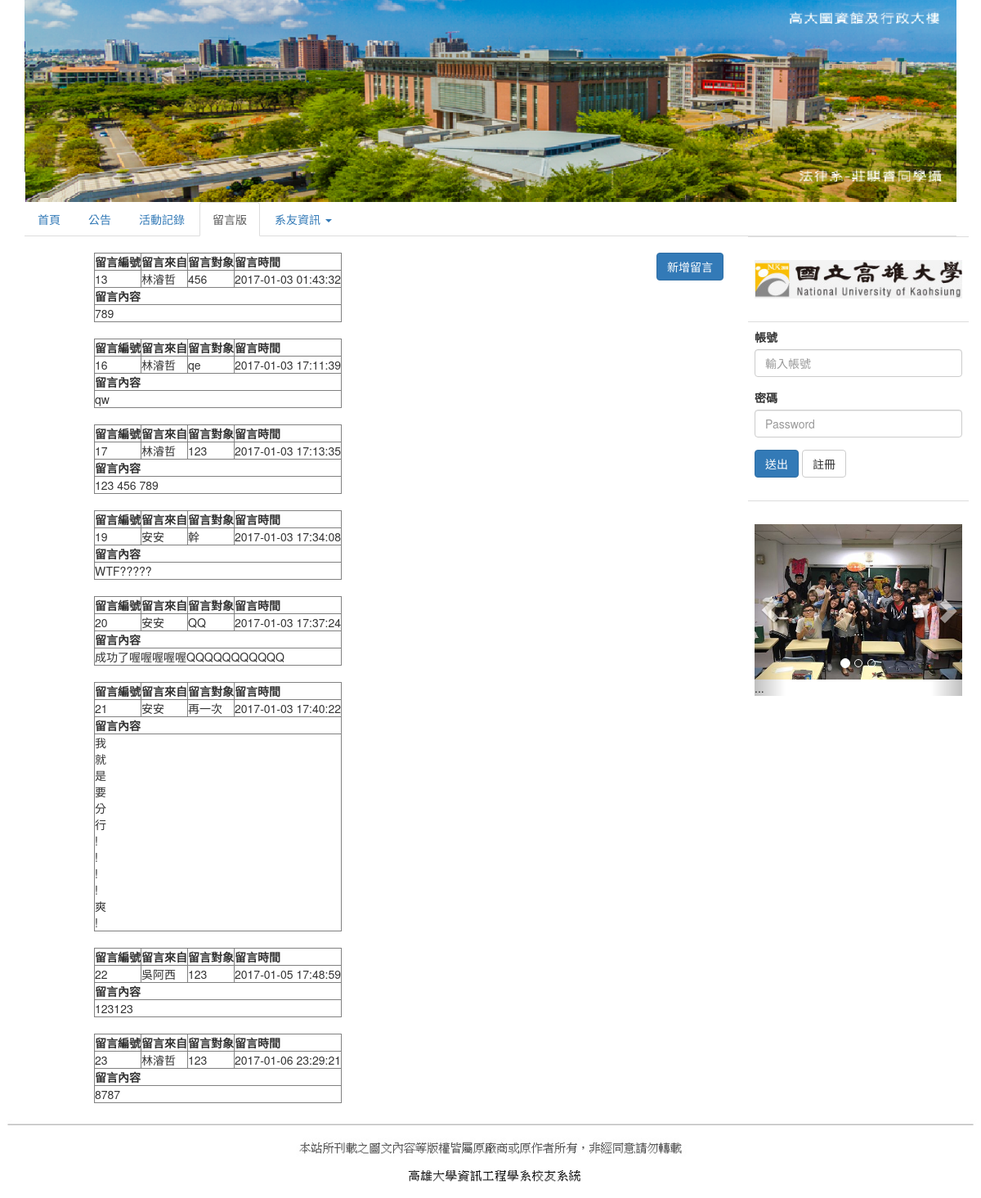
The app's page /mesboard.php with its own data.
### tables this page shows
CREATE TABLE `msgboard` (
  `MsgNo` int(4) NOT NULL,
  `MsgContent` text NOT NULL,
  `MsgTo` char(30) NOT NULL,
  `MsgTime` datetime NOT NULL
);

CREATE TABLE `member` (
  `Account` char(30) NOT NULL,
  `Password` char(30) NOT NULL,
  `MemNo` int(4) NOT NULL,
  `Name` char(10) NOT NULL,
  `Sex` char(4) NOT NULL,
  `FB` char(30) NOT NULL,
  `Line` char(30) NOT NULL,
  `Email` char(30) NOT NULL,
  `Phone` char(30) NOT NULL,
  `JoinTime` datetime NOT NULL,
  `Photo` char(255) DEFAULT 'NoImage.jpg'
);

### mesboard.php (the view, shortened to what this page needs)
<!DOCTYPE html>
<html lang="zh-Hant">
  <head>
    <link href="css/bootstrap.min.css" rel="stylesheet">
  </head>
  <body>
<div class="container">
	<div class="row">
		<div class="col-xs-12 col-sm-12">
			<img src="image/TopBar.png" class="img-responsive" alt="Responsive image">
		</div>
	</div>
	<div class="row">
	  <div class="col-xs-12 col-sm-12">
			<ul class="nav nav-tabs">
			<li role="presentation"><a href="homepage2.php">首頁</a></li>
			<li role="presentation"><a href="publish.php?Page=1">公告</a></li>
			<li role="presentation"><a href="activity.php?Page=1">活動記錄</a></li>
			<li role="presentation"  class="active"><a href="mesboard.php">留言版</a></li>
			<li role="presentation" class="dropdown">
				<a class="dropdown-toggle" data-toggle="dropdown" href="#" role="button" aria-expanded="false">
				  系友資訊 <span class="caret"></span>
				</a>
			</li>
			</ul>
		</div>
	<div class="row">
	  <div class="col-xs-1 col-sm-1">
	  </div>
	  <div class="col-xs-6 col-sm-6">
		<?php
	$AllMsg=mysql_query("select ms.MsgNo,MsgContent,MsgTo,MsgTime,Name
						from msgboard ms natural join message me natural join member m
						order by `MsgNo`");
	for($i=1 ; $i<=mysql_num_rows($AllMsg) ; $i++){
		$rs=mysql_fetch_assoc($AllMsg);
	?>
		<table border=1>
		<tbody>
		　 <tr>
			<th>留言編號</th>
			 <th>留言來自</th>
		　　 <th>留言對象</th>
			 <th>留言時間</th>
		　</tr>
		  <tr>
			<td><?php echo $rs["MsgNo"];?></td>
			<td><?php echo $rs["Name"];?></td>
		　　<td><?php echo $rs["MsgTo"];?></td>
			<td><?php echo $rs["MsgTime"];?></td>
		  </tr>
		  <tr>
			<th colspan="4">留言內容</th>
		  </tr>
		  <tr>
			<?php $text =$rs["MsgContent"];?>
		　　<td colspan="4"><?php echo nl2br("$text");?></td>
		  </tr>
		</tbody>
		</table>
		<?php }?>
		</div>
	  <div class="col-xs-2 col-sm-2">
		</br><div style="text-align:right;"><a href="mes1.php" class="btn btn-primary" role="button">新增留言</a></div>
	  </div>
	  <div class="col-xs-3 col-sm-3">
		  <table class="table">
		  <tr><td>
		  <br><a href="http://www.nuk.edu.tw/bin/home.php"><img src="image/logo.jpg" class="img-responsive" alt="Responsive image"></a><br>
		  </td><tr>
		  <tr><td>
		  <?php if(isset($_SESSION['Account'])) : ?>
			<h3>hi!<?php echo $_SESSION['Account']?></h3>
			<?php if($row_S[0]!=null) : ?>
				<h4>尊爵高貴不凡的管理員<?php echo $row_S[1] ?>號</h4>
			<?php endif ?>
			<button type="button" class="btn btn-primary" data-toggle="button" aria-pressed="false" autocomplete="off" onclick="location.href='logout.php'">
			  登出
			</button>
			<br><br>
		  <?php else : ?>
			<form name="form" method="post" action="connect.php">
			  <div class="form-group">
				<label for="exampleInputEmail1">帳號</label>
				<input type="text" class="form-control" name="id" placeholder="輸入帳號">
			  </div>
			  <div class="form-group">
				<label for="exampleInputPassword1">密碼</label>
				<input type="Password" class="form-control" name="pw" placeholder="Password">
			  </div>
			  <button type="submit" class="btn btn-primary">送出</button>
			  <button type="botton" class="btn btn-default" onClick="fun()">註冊</button>
			</form>
		  <br>
		  <?php endif; ?>
		  </td></tr>
		  <tr><td>
		  <br>
		  <div id="carousel-example-generic" class="carousel slide" data-ride="carousel">
			  <ol class="carousel-indicators">
				<li data-target="#carousel-example-generic" data-slide-to="0" class="active"></li>
				<li data-target="#carousel-example-generic" data-slide-to="1"></li>
				<li data-target="#carousel-example-generic" data-slide-to="2"></li>
			  </ol>
			  <div class="carousel-inner" role="listbox">
				<div class="item active">
				  <img src="image/聖誕節.jpg" alt="聖誕節">
				  <div class="carousel-caption">
					...
				  </div>
				</div>
				...
			  </div>
			  <a class="left carousel-control" href="#carousel-example-generic" role="button" data-slide="prev">
				<span class="glyphicon glyphicon-chevron-left" aria-hidden="true"></span>
			  </a>
			  <a class="right carousel-control" href="#carousel-example-generic" role="button" data-slide="next">
				<span class="glyphicon glyphicon-chevron-right" aria-hidden="true"></span>
			  </a>
		  </div>
		  </td></tr>
		   </table>
	  </div>
	<div class="row">
	  <div class="col-xs-12 col-sm-12">
		<br>
		<img src="image/BottomBar.png" class="img-responsive" alt="Responsive image">
	  </div>
	  </div>
	</div>
</div>
  </body>
</html>

### records on screen
msgboard: MsgNo "13", member.Name "林濬哲", MsgTo "456", MsgTime "2017-01-03 01:43:32", MsgContent "789"
msgboard: MsgNo "16", member.Name "林濬哲", MsgTo "qe", MsgTime "2017-01-03 17:11:39", MsgContent "qw"
msgboard: MsgNo "17", member.Name "林濬哲", MsgTo "123", MsgTime "2017-01-03 17:13:35", MsgContent "123 456 789"
msgboard: MsgNo "19", member.Name "安安", MsgTo "幹", MsgTime "2017-01-03 17:34:08", MsgContent "WTF?????"
msgboard: MsgNo "20", member.Name "安安", MsgTo "QQ", MsgTime "2017-01-03 17:37:24", MsgContent "成功了喔喔喔喔喔QQQQQQQQQQQ"
msgboard: MsgNo "21", member.Name "安安", MsgTo "再一次", MsgTime "2017-01-03 17:40:22", MsgContent "我 就 是 要 分 行 ! ! ! ! 爽 !"
msgboard: MsgNo "22", member.Name "吳阿西", MsgTo "123", MsgTime "2017-01-05 17:48:59", MsgContent "123123"
msgboard: MsgNo "23", member.Name "林濬哲", MsgTo "123", MsgTime "2017-01-06 23:29:21", MsgContent "8787"
